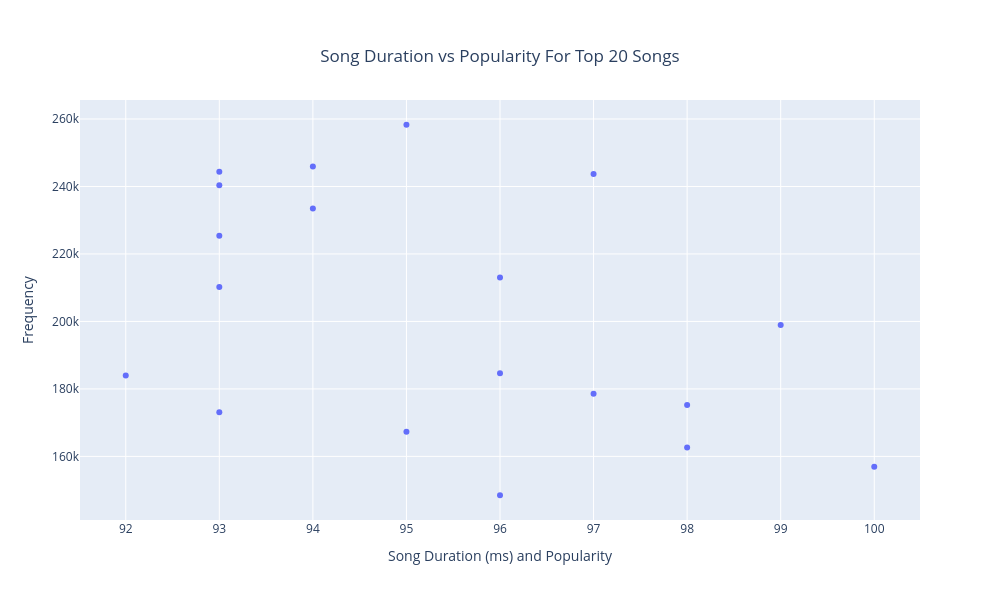

The code cell stored with this chart in its notebook:
### Markdown cell above
## See If Any Correlation Between Certain Columns To Determine **Why** Song Is In The Top 20 List

Check correlations for:

- Popularity against duration_ms
- Popularity against energy
- Popularity against danceability
- Popularity against loudness
- Popularity against tempo
- Popularity against genre
- Popularity against explicit lyrics or not

### Code cell
#see if correlation between popularity and song duration

#delete pure duplicates
dfSpotify_DataSet_Temp = dfSpotify_DataSet_Work.sort_values(by='popularity', ascending=False).drop_duplicates(
    subset=["artists","album_name","track_name"], keep='first').head(20)

#delete duplicate duration_ms values
dfSpotify_DataSet_Temp = dfSpotify_DataSet_Temp.drop_duplicates(subset=["duration_ms"], keep='first')

#plotly scatter plot
# Create a scatter plot using Plotly
fig = px.scatter(dfSpotify_DataSet_Temp, x="popularity", y="duration_ms", title="Duration vs Popularity For Top 20 Songs")
fig.update_layout(title={"text": "Song Duration vs Popularity For Top 20 Songs", "x": 0.5, "xanchor": "center", "yanchor": "top"},
                  xaxis_title="Song Duration (ms) and Popularity",
                  yaxis_title="Frequency",
                  height=600, width=1000)
fig.show()

### Figure 1 — Plotly figure (JSON) as saved in the notebook; plotly's stock layout.template omitted (floating-point values rounded to 4 significant figures)
{"data": [{"hovertemplate": "popularity=%{x}<br>duration_ms=%{y}<extra></extra>", "legendgroup": "", "marker": {"color": "#636efa", "symbol": "circle"}, "mode": "markers", "name": "", "orientation": "v", "showlegend": false, "type": "scatter", "x": [100, 99, 98, 98, 97, 97, 96, 96, 96, 95, 95, 94, 94, 93, 93, 93, 93, 93, 92], "xaxis": "x", "y": [156943, 198937, 162637, 175238, 243716, 178567, 213061, 148485, 184613, 258298, 167303, 245939, 233456, 240400, 173119, 244360, 225388, 210200, 183956], "yaxis": "y"}], "layout": {"height": 600, "legend": {"tracegroupgap": 0}, "title": {"text": "Song Duration vs Popularity For Top 20 Songs", "x": 0.5, "xanchor": "center", "yanchor": "top"}, "width": 1000, "xaxis": {"anchor": "y", "domain": [0, 1], "title": {"text": "Song Duration (ms) and Popularity"}}, "yaxis": {"anchor": "x", "domain": [0, 1], "title": {"text": "Frequency"}}}}
